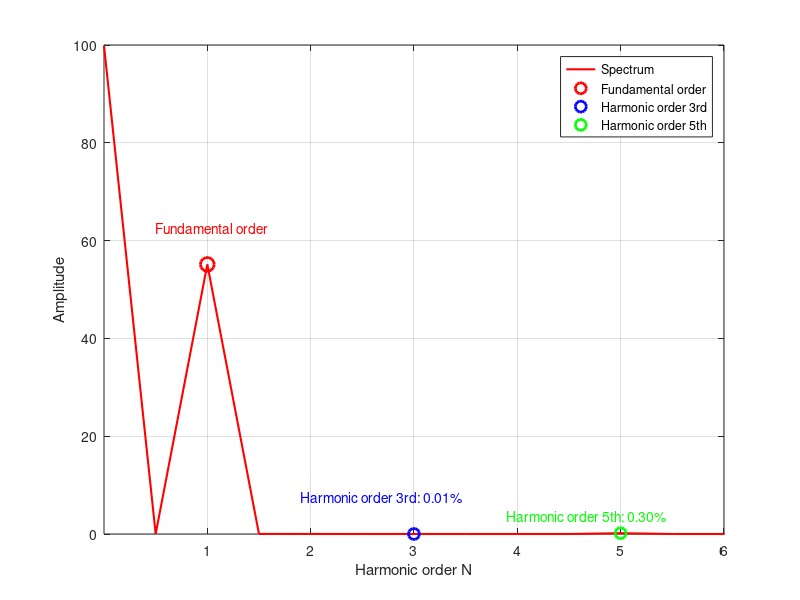
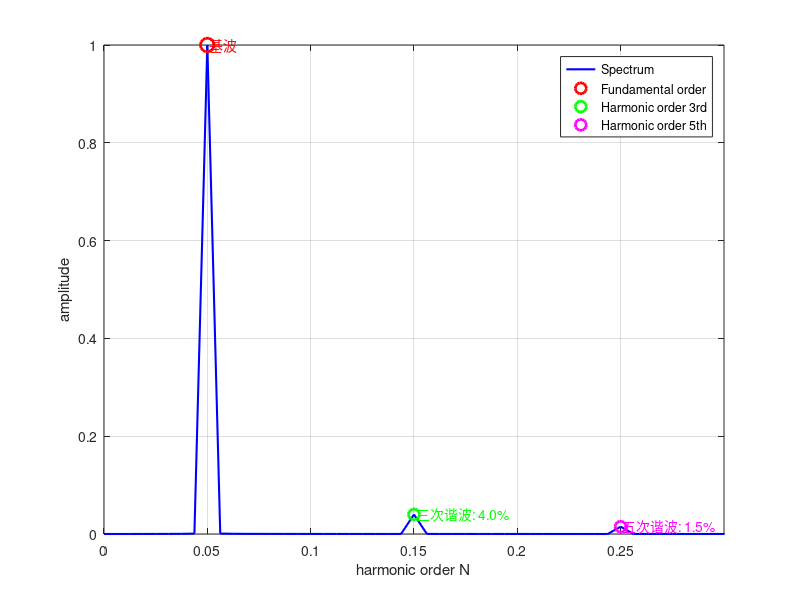

The MATLAB source for these figures, in order: (Note: this script raises an error after producing the figures.)
clc; clear;

% 定义参数
T = 20; % 周期，单位：秒
f = 1/T; % 频率，单位：Hz
N = 8; % 周期数

% 增加时间分辨率
t = linspace(0, N*T, 10000); % 时间轴，单位：秒

% 生成正弦信号（包含谐波）
%y = sin(2*pi*f*t) + 1 ;
y = sin(2*pi*f*t) + 1 + 0.04*sin(2*3*pi*f*t+pi/5) + 0.015*sin(2*5*pi*f*t+pi/7);

% figure;
% plot(t, y)
% xlabel('时间 (秒)');
% ylabel('幅值');
% title('原始信号');
% grid on;

% ==================== 频谱分析和谐波占比计算 ====================
Fs = 1/(t(2)-t(1)); % 采样频率
L = length(y); % 信号长度


Y = fft(y-1);
%Y = fft(y);
P2 = abs(Y/L);
P1 = P2(1:L/2+1);
P1(2:end-1) = 2*P1(2:end-1);
freq = Fs*(0:(L/2))/L;

% 找到基波频率位置
fundamental_freq = f; % 0.05 Hz
[~, fund_idx] = min(abs(freq - fundamental_freq));

% 找到三次谐波频率位置 (3*f)
third_harmonic_freq = 3*f;
[~, third_idx] = min(abs(freq - third_harmonic_freq));

% 找到五次谐波频率位置 (5*f)
fifth_harmonic_freq = 5*f;
[~, fifth_idx] = min(abs(freq - fifth_harmonic_freq));

% 计算谐波占比
fundamental_amplitude = P1(fund_idx);
third_harmonic_amplitude = P1(third_idx);
fifth_harmonic_amplitude = P1(fifth_idx);

third_harmonic_ratio = (third_harmonic_amplitude / fundamental_amplitude) * 100;
fifth_harmonic_ratio = (fifth_harmonic_amplitude / fundamental_amplitude) * 100;

% 显示原始信号谐波分析结果
fprintf('=== 原始信号谐波分析 ===\n');
fprintf('基波频率: %.4f Hz, 幅值: %.6f\n', fundamental_freq, fundamental_amplitude);
fprintf('三次谐波频率: %.4f Hz, 幅值: %.6f, 占比: %.2f%%\n', third_harmonic_freq, third_harmonic_amplitude, third_harmonic_ratio);
fprintf('五次谐波频率: %.4f Hz, 幅值: %.6f, 占比: %.2f%%\n', fifth_harmonic_freq, fifth_harmonic_amplitude, fifth_harmonic_ratio);

% ==================== 积分计算部分 ====================
% 定义积分区间（单位：秒）
interval_length = T/2; % ~6.667秒
ddx = T/6;
ddx2 = 2*T/7.5;

% 定义五组积分区间（单位：秒）
intervals = [0, interval_length         ;   T,     T+interval_length    ;  2*T,      2*T+interval_length;      3*T,      3*T+interval_length     ; 4*T, 4*T+interval_length;
             ddx+0, ddx+interval_length ;  ddx+T,  ddx+T+interval_length;  ddx+2*T,  ddx+2*T+interval_length;  ddx+3*T,  ddx+3*T+interval_length ; ddx+4*T, ddx+4*T+interval_length;
%             ddx2+0, ddx2+interval_length; ddx2+T, ddx2+T+interval_length; ddx2+2*T, ddx2+2*T+interval_length; ddx2+3*T, ddx2+3*T+interval_length; ddx2+4*T, ddx2+4*T+interval_length;
             ];

% 定义偏移量 d（单位：秒）
d_values = 0:0.005:40; % 从0秒偏移到40秒，步长0.05秒
total_integrals = zeros(length(d_values), 1);

for j = 1:length(d_values)
    d = d_values(j); % d 的单位是秒
    
    integrals = zeros(size(intervals, 1), 1);
    for i = 1:size(intervals, 1)
        % 获取当前区间并加上偏移量 d
        x1 = intervals(i, 1) + d;
        x2 = intervals(i, 2) + d;
        
        % 使用逻辑掩码获得更精确的积分
        mask = (t >= x1) & (t <= x2);
        if any(mask)
            integrals(i) = trapz(t(mask), y(mask));
        else
            integrals(i) = 0;
        end
    end
    
    total_integrals(j) = sum(integrals);
end

% ==================== 积分结果的谐波分析 ====================
Fs_d = 1/(d_values(2)-d_values(1)); % d的采样频率
L_d = length(total_integrals);

Y_int = fft(total_integrals ); % 去除直流分量
%Y_int = fft(total_integrals - mean(total_integrals)); % 去除直流分量
P2_int = abs(Y_int/L_d);
P1_int = P2_int(1:L_d/2+1);
P1_int(2:end-1) = 2*P1_int(2:end-1);
freq_d = Fs_d*(0:(L_d/2))/L_d;

% 找到积分结果中的基波频率（主要频率成分）
[~, main_freq_idx] = max(P1_int(2:end)); % 跳过直流分量
main_freq_idx = main_freq_idx + 1;
main_frequency = freq_d(main_freq_idx);

% 找到积分结果中的三次和五次谐波
[~, third_int_idx] = min(abs(freq_d - 3*main_frequency));
[~, fifth_int_idx] = min(abs(freq_d - 5*main_frequency));

% 计算积分结果的谐波占比
main_amplitude_int = P1_int(main_freq_idx);
third_amplitude_int = P1_int(third_int_idx);
fifth_amplitude_int = P1_int(fifth_int_idx);

third_ratio_int = (third_amplitude_int / main_amplitude_int) * 100;
fifth_ratio_int = (fifth_amplitude_int / main_amplitude_int) * 100;

% 显示积分结果谐波分析结果
fprintf('\n=== 积分结果谐波分析 ===\n');
fprintf('主要频率: %.4f Hz, 幅值: %.6f\n', main_frequency, main_amplitude_int);
fprintf('三次谐波频率: %.4f Hz, 幅值: %.6f, 占比: %.2f%%\n', 3*main_frequency, third_amplitude_int, third_ratio_int);
fprintf('五次谐波频率: %.4f Hz, 幅值: %.6f, 占比: %.2f%%\n', 5*main_frequency, fifth_amplitude_int, fifth_ratio_int);

% ==================== 绘制频谱图并在图上显示谐波占比 ====================
% 原始信号频谱图
figure;
%subplot(2,1,1);
plot(freq, P1, 'b', 'LineWidth', 1.5);
hold on;
plot(freq(fund_idx), fundamental_amplitude, 'ro', 'MarkerSize', 10, 'LineWidth', 2);
plot(freq(third_idx), third_harmonic_amplitude, 'go', 'MarkerSize', 8, 'LineWidth', 2);
plot(freq(fifth_idx), fifth_harmonic_amplitude, 'mo', 'MarkerSize', 8, 'LineWidth', 2);

% 在图上添加谐波占比文本
text(freq(fund_idx)+0.001, fundamental_amplitude, '基波', 'FontSize', 10, 'Color', 'r');
text(freq(third_idx)+0.001, third_harmonic_amplitude, ...
    sprintf('三次谐波: %.1f%%', third_harmonic_ratio), 'FontSize', 10, 'Color', 'g');
text(freq(fifth_idx)+0.001, fifth_harmonic_amplitude, ...
    sprintf('五次谐波: %.1f%%', fifth_harmonic_ratio), 'FontSize', 10, 'Color', 'm');

xlabel('harmonic order N');
%
ylabel('amplitude');
%ylabel('幅值');
%title('原始信号频谱 - 谐波分析');
xlim([0, 0.3]);
grid on;
box on;
%harmonic order N
%spectrum
legend('Spectrum', 'Fundamental order', 'Harmonic order 3rd', 'Harmonic order 5th', 'Location', 'northeast');
%legend('频谱', '基波', '三次谐波', '五次谐波', 'Location', 'northeast');


% 积分结果频谱图
%subplot(2,1,2);
figure;
plot(freq_d, P1_int, 'r', 'LineWidth', 1.5);
hold on;
plot(freq_d(main_freq_idx), main_amplitude_int, 'ro', 'MarkerSize', 10, 'LineWidth', 2);
plot(freq_d(third_int_idx), third_amplitude_int, 'bo', 'MarkerSize', 8, 'LineWidth', 2);
plot(freq_d(fifth_int_idx), fifth_amplitude_int, 'go', 'MarkerSize', 8, 'LineWidth', 2);

% 在图上添加谐波占比文本
%fundamental order
text(freq_d(main_freq_idx)-0.025, main_amplitude_int+7.5, 'Fundamental order', 'FontSize', 10, 'Color', 'r');


%text(freq_d(main_freq_idx)+0.01, main_amplitude_int, '基频', 'FontSize', 10, 'Color', 'r');
%harmonic order 3rd

text(freq_d(third_int_idx)-0.055, third_amplitude_int+7.5, ...
    sprintf('Harmonic order 3rd: %.2f%%', third_ratio_int), 'FontSize', 10, 'Color', 'b');
text(freq_d(fifth_int_idx)-0.055, fifth_amplitude_int+3.5, ...
    sprintf('Harmonic order 5th: %.2f%%', fifth_ratio_int), 'FontSize', 10, 'Color', 'g');

% text(freq_d(third_int_idx)+0.001, third_amplitude_int, ...
%     sprintf('三次谐波: %.1f%%', third_ratio_int), 'FontSize', 10, 'Color', 'g');
% text(freq_d(fifth_int_idx)+0.001, fifth_amplitude_int, ...
%     sprintf('五次谐波: %.1f%%', fifth_ratio_int), 'FontSize', 10, 'Color', 'm');

xlabel('Harmonic order N');
%
ylabel('Amplitude');
% xlabel('频率 (Hz)');
% ylabel('幅值');
% title('积分结果频谱 - 谐波分析');
xlim([0, 0.3]);
xticks(0.05:0.05:0.3);  % 从0.05到0.3，步长0.05
xticklabels({'1', '2', '3', '4', '5', '6'});  % 对应的标签
grid on;
box on;
legend('Spectrum', 'Fundamental order', 'Harmonic order 3rd', 'Harmonic order 5th', 'Location', 'northeast');
%legend('four-segmented spectrum', 'fundamental order', 'harmonic order 3rd', 'harmonic order 5th', 'Location', 'northeast');
%legend('频谱', '基频', '三次谐波', '五次谐波', 'Location', 'northeast');
exportgraphics(gcf, 'figure10b.png', 'Resolution', 1200); 


% ==================== 对比分析图 ====================
figure;
subplot(3,1,1);
plot(d_values, total_integrals, 'LineWidth', 1.5);
xlabel('偏移量 d (秒)');
ylabel('积分值');
title('积分结果随偏移量变化');
grid on;

% 频谱对比
subplot(3,1,2);
plot(freq, P1, 'b', 'LineWidth', 1.5);
hold on;
plot(freq_d, P1_int, 'r', 'LineWidth', 1.5);
xlabel('频率 (Hz)');
ylabel('幅值');
title('频谱对比 - 蓝色:原始信号, 红色:积分结果');
xlim([0, 0.3]);
grid on;
legend('原始信号', '积分结果');

% 谐波占比对比
subplot(3,1,3);
harmonics_original = [fundamental_amplitude, third_harmonic_amplitude, fifth_harmonic_amplitude];
harmonics_integral = [main_amplitude_int, third_amplitude_int, fifth_amplitude_int];
ratios_original = [100, third_harmonic_ratio, fifth_harmonic_ratio];
ratios_integral = [100, third_ratio_int, fifth_ratio_int];

bar([ratios_original; ratios_integral]');
set(gca, 'XTickLabel', {'基波', '三次谐波', '五次谐波'});
ylabel('相对占比 (%)');
title('谐波占比对比');
legend('原始信号', '积分结果');
grid on;

% ==================== 详细数据输出 ====================
fprintf('\n=== 详细对比分析 ===\n');
fprintf('频率成分对比:\n');
fprintf('                原始信号    积分结果\n');
fprintf('基波频率(Hz):   %.4f     %.4f\n', fundamental_freq, main_frequency);
fprintf('三次谐波(Hz):   %.4f     %.4f\n', third_harmonic_freq, 3*main_frequency);
fprintf('五次谐波(Hz):   %.4f     %.4f\n', fifth_harmonic_freq, 5*main_frequency);

fprintf('\n谐波占比变化:\n');
fprintf('                原始信号    积分结果    变化\n');
fprintf('三次谐波占比:   %.2f%%     %.2f%%     %+.2f%%\n', ...
    third_harmonic_ratio, third_ratio_int, third_ratio_int - third_harmonic_ratio);
fprintf('五次谐波占比:   %.2f%%     %.2f%%     %+.2f%%\n', ...
    fifth_harmonic_ratio, fifth_ratio_int, fifth_ratio_int - fifth_harmonic_ratio);
